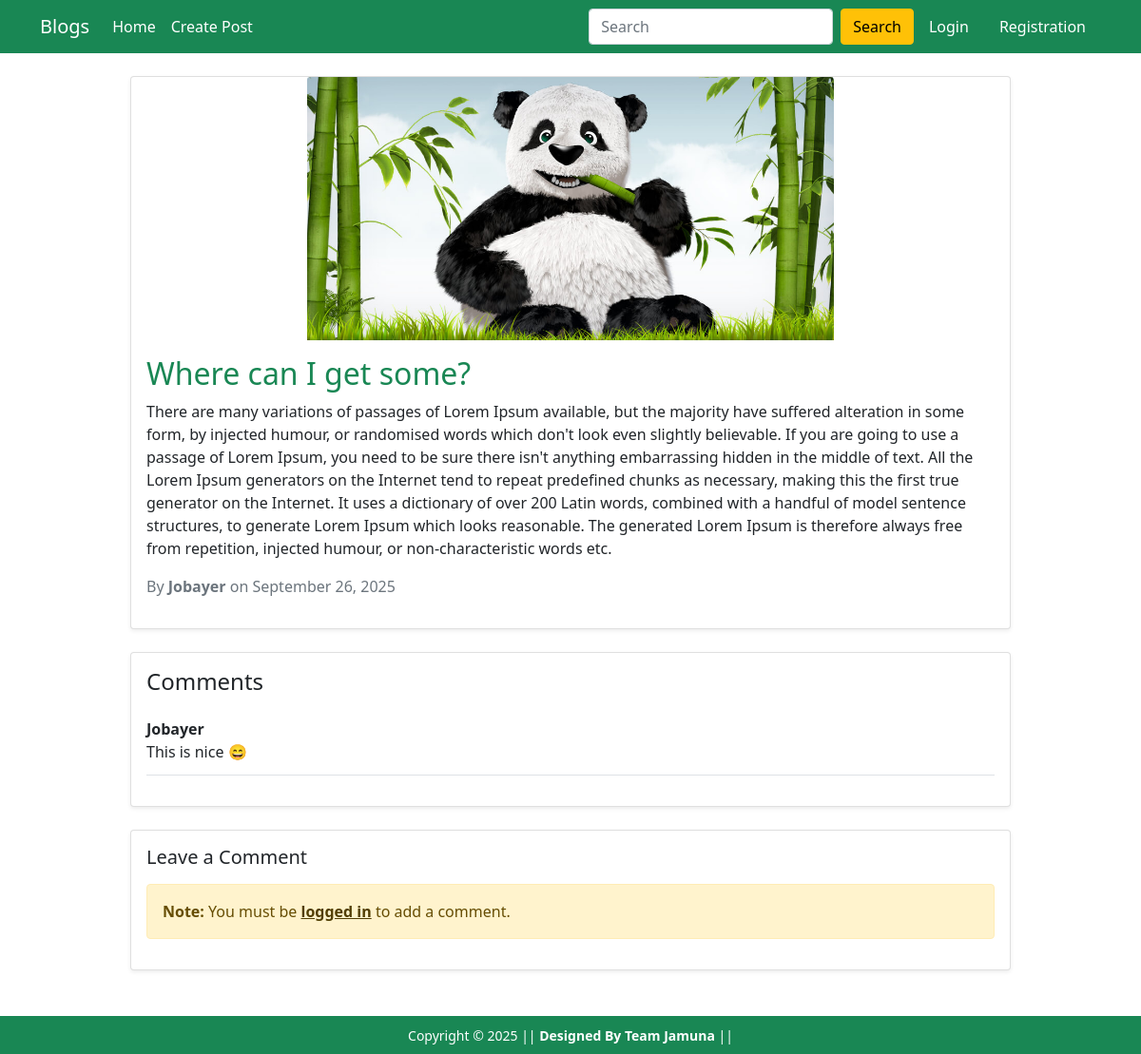
The app's page /post/4/ with its own data.
### blog/models.py (models this page shows, shortened)
class Post(models.Model):
    author = models.ForeignKey(User, on_delete=models.CASCADE)
    title = models.CharField(max_length=200)
    content = models.TextField()
    image = models.ImageField(upload_to='blog_images/', blank=True, null=True)
    created_at = models.DateTimeField(auto_now_add=True)

class Comment(models.Model):
    post = models.ForeignKey(Post, on_delete=models.CASCADE, related_name='comments')
    name = models.CharField(max_length=100)
    text = models.TextField()
    created_at = models.DateTimeField(auto_now_add=True)

### blog/views.py (the view)
# urls.py: path('post/<int:post_id>/', views.post_detail, name='post_detail'),
def post_detail(request, post_id):
    post = get_object_or_404(Post, id=post_id)
    comments = post.comments.all()
    if request.method == "POST":
        name = request.POST.get('name')
        text = request.POST.get('text')
        Comment.objects.create(post=post, name=name, text=text)
        messages.success(request, 'Comment added successfully!')
        return redirect('post_detail', post_id=post_id)
    return render(request, 'blog/post_detail.html', {'post': post, 'comments': comments})

### blog/templates/blog/post_detail.html (shortened to what this page needs)
{% extends 'blog/base.html' %}
{% load static %}
{% block main-content %}
<div class="row justify-content-center mt-4">
    <div class="col-md-10">
        <div class="card shadow-sm mb-4">
            {% if post.image %}
                <img src="{{ post.image.url }}" class="card-img-top img-fluid mx-auto d-block" alt="{{ post.title }}" style="width: 60%; max-height: 60%; object-fit: cover; align:center">
            {% endif %}
            <div class="card-body">
                <h2 class="card-title text-success">{{ post.title }}</h2>
                <p class="card-text">{{ post.content }}</p>
                <p class="text-muted">
                    By <strong>{{ post.author.username }}</strong>
                    on {{ post.created_at|date:"F d, Y" }}
                </p>
            </div>
        </div>
        <div class="card shadow-sm mb-4">
            <div class="card-body">
                <h4 class="mb-4">Comments</h4>
                {% if comments %}
                    {% for comment in comments %}
                        <div class="border-bottom mb-3 pb-2">
                            <strong>{{ comment.name }}</strong>
                            <p class="mb-1">{{ comment.text }}</p>
                        </div>
                    {% endfor %}
                {% else %}
                    <div class="alert alert-info">
                        No comments yet. Be the first to comment!
                    </div>
                {% endif %}
            </div>
        </div>
        <div class="card shadow-sm">
            <div class="card-body">
                <h5 class="mb-3">Leave a Comment</h5>
                {% if user.is_authenticated %}
                    <form method="POST">
                        {% csrf_token %}
                        <div class="mb-3">
                            <label for="name" class="form-label">Your Name</label>
                            <input type="text" name="name" id="name"
                                   class="form-control"
                                   value="{{ user.username }}"
                                   readonly>
                        </div>
                        <div class="mb-3">
                            <label for="text" class="form-label">Your Comment</label>
                            <textarea name="text" id="text" class="form-control" rows="3" placeholder="Write your comment here..." required></textarea>
                        </div>
                        <button type="submit" class="btn btn-success">Add Comment</button>
                    </form>
                {% else %}
                    <div class="alert alert-warning">
                        <strong>Note:</strong> You must be
                        <a href="{% url 'loginpage' %}" class="alert-link">logged in</a> to add a comment.
                    </div>
                {% endif %}
            </div>
        </div>
    </div>
</div>
{% endblock main-content %}

### records on screen
Post: image (picture), title "Where can I get some?", content "There are many variations of passages of Lorem Ipsum available, but the majority have suffered alteration in some form, by injected humour, or randomised words which don't look even slightly believable. If you are going to use a passage of Lorem Ipsum, you need to be sure there isn't anything embarrassing hidden in the middle of text. All the Lorem Ipsum generators on the Internet tend to repeat predefined chunks as necessary, making this the first true generator on the Internet. It uses a dictionary of over 200 Latin words, combined with a handful of model sentence structures, to generate Lorem Ipsum which looks reasonable. The generated Lorem Ipsum is therefore always free from…", author.username "Jobayer", created_at "September 26, 2025"
Comment: name "Jobayer", text "This is nice 😄"
